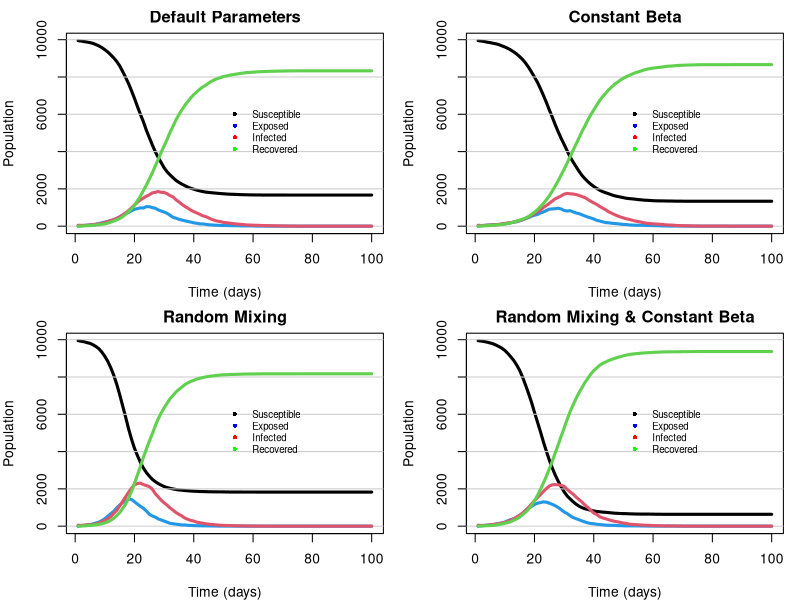

Recreate this plot in R.
# Jackson Cramer (s2274544), Maximillian McCourt (s2145762), Natalia Montalvo Cabornero (s1969053)

# Our group worked collaboratively on the development and optimisation of all exercises.
# Although tasks were divided among us, we maintained a balanced workload through 
# regular code reviews, debugging sessions, and problem-solving meetings.
# Jackson focused on the plotting functions and household creation. 
# Max focused on implementing the nseir function.
# Natalia focused on the get.net function and commenting.



######### GENERAL DESCRIPTION #########

# This project extends the SEIR (Susceptible-Exposed-Infectious-Recovered) disease 
# model by incorporating household and social network structures. Individuals are 
# grouped into households and connected through probabilistic contact networks 
# based on sociability parameters. The model simulates disease transmission through 
# household, network, and random interactions to study how social structure and 
# individual variability affect epidemic dynamics.


######### CONTACT NETWORK MODEL ##########

# get.net() function constructs a contact network model among individuals.
# Links between individuals are formed probabilistically according to their
# sociability parameters (beta), excluding any individuals in the same household 
# (h). The output is a list where the i-th element contains the indices of person 
# i’s regular contacts.
get.net <- function(beta,h,nc=15){
  
  # Inputs:
  #   beta - vector of sociability parameters for each individual
  #   h - vector of household IDs for each individual
  #   nc - average number of contacts per person
  
  # Locally define population size
  n <- length(beta)
  
  # Initialise an empty contact list for all individuals
  contacts <- vector("list", n)
  
  # Compute the coefficient of our contact network formula
  coeff <- nc/(mean(beta)**2 * (n - 1))
  
  # Loop through all individuals to create network links
  for (i in 1:(n-1)){
    
    # For individual i, define all possible contacts of individuals i+1 to n
    # who are not in the same household (as previous links have already been generated)
    non_h <- h[(i+1):n] != h[i] 
    poss_links <- c((i+1):n)[non_h] 
    
    # Extract beta values (sociability parameters) for potential contacts
    beta_poss_links <- beta[poss_links]
    
    # Compute the probabilities of forming a contact between individual i and others using contact network formula
    prob_betas <- coeff*beta[i]*beta_poss_links
    
    # Generate links based on the assigned contact probabilities
    link_idx <- rbinom(length(prob_betas), 1, prob_betas) == 1
    links <- poss_links[link_idx]
    
    # Store the link in the i-th person's contact list
    contacts[[i]] <- c(contacts[[i]], links)
    
    # Append link with i-th person to the j-th person's contact list
    for (j in links) {
      contacts[[j]] <- c(contacts[[j]], i)
    }
  }
  
  # Return the full contact network as list
  return(contacts)
}


#########  SEIR MODEL  ##########

# nseir() function simulates a disease model over time in a population with 
# household and network-based social structure. Each individual is in one of four 
# states: Susceptible (S=0), Exposed (E=1), Infected (I=2), or Recovered (R=3). 
# The function uses constant daily probabilites for transitions from state E to I 
# and state I to R. For moving individuals from state S to E, we determine exposure 
# of susceptibles to the infectious population in state I by using the household 
# and regular contact networks previously defined. As a final method of exposure, 
# irrespective of household or regular network relations, we generate a daily probability 
# of exposure between each infected (I) and each susceptible (S) individual.
nseir <- function(beta,h,alink,alpha=c(.1,.01,.01),delta=.2,gamma=.4,nc=15, nt = 100,pinf = .005){
  
  # Inputs:
  #   beta - vector of sociability parameters for each individual
  #   h -  vector of household IDs for each individual
  #   alink - list defining the regular contacts of each person
  #   alpha - vector of household, regular network and random mixing parameters
  #   delta - daily probability of moving from state I to state R
  #   gamma - daily probability of moving from state E to state I
  #   nc - average number of contacts per person
  #   nt -  total number of days of simulation
  #   pinf - proportion of initial population to randomly start in the I state
  
  # Locally define population size
  n <- length(beta)
  
  # Defining alpha parameters
  alpha_h <- alpha[1] # Household parameter
  alpha_c <- alpha[2] # Contact network parameter
  alpha_r <- alpha[3] # Random daily mixing parameter
  
  # Recalling susceptible S=0, initialise total population as vector of zeros
  x <- rep(0, n)
  
  # Initialise infected individuals at random (using pinf input)
  x[sample(n, max(1,round(n*pinf)))] <- 2 # Use max() to ensure at least 1 person is initialised as infected
  
  # Initialise SEIR population counts for each day
  S <- E <- I <- R <- rep(0,nt)
  S[1] <- sum(x == 0) # Initialise population of susceptible individuals on day 1
  I[1] <- sum(x == 2) # Initialise population of infectious individuals on day 1
  
  # Compute the coefficient of our random daily mixing formula
  coeff <- (alpha_r*nc)/(mean(beta)^2 * (n-1))
  
  # Loop over days
  for (t in 2:nt){
    
    # Generate a random deviates for each individual for mutually exclusive transitions from states I to R and E to I
    u <- runif(n)
    x[x==2 & u<delta] <- 3 # Infectious to recovered state
    x[x==1 & u<gamma] <- 2 # Exposed to infectious state
    
    # Determine IDs of currently infectious population
    current_I <- which(x==2)
    
    # Ensure there is a current infectious population
    if (length(current_I) > 0) { 
      
      # HOUSEHOLD TRANSMISSION
      # Count infectious individuals per household using tabulate(), then map counts to each person
      num_I_h <- tabulate(h[x==2], nbins=max(h))[h]
      
      # Find indices of susceptible individuals living in households with infectious individuals
      sus_I_h <- which(x==0 & num_I_h>0)
      
      # Generate probabilities of each susceptible person becoming exposed using alpha_h parameter, adjusting for number of infectious people in household
      probs_h <- 1 - (1 - alpha_h)^num_I_h[sus_I_h]
      
      # Update population x for susceptible individuals who get exposed based on these generated probabilities
      x[sus_I_h[runif(length(sus_I_h)) < probs_h]] <- 1
      
      # CONTACT NETWORK TRANSMISSION
      # Combine all infectious individuals’ contact lists into one vector
      contacts_I <- unlist(alink[which(x==2)])
      
      # Count how many infectious contacts each person has with tabulate()
      num_I_c <- tabulate(contacts_I, nbins=length(x))
      
      # Identify indices of susceptible individuals in contact with at least one infectious person
      sus_w_I_c <- which(x==0 & num_I_c>0)
      
      # Generate probabilities of each susceptible person becoming exposed using alpha_c parameter, adjusting for number of infectious people in the susceptible individuals' contact network
      probs_c <- 1 - (1 - alpha_c)^num_I_c[sus_w_I_c]
      
      # Update population x for susceptible individuals who get exposed based on these generated probabilities
      x[sus_w_I_c[runif(length(sus_w_I_c)) < probs_c]] <- 1
      
      # RANDOM DAILY MIXING TRANSMISSION
      # Indices of susceptible individuals
      current_S <- which(x==0)
      
      # Ensure there is a current susceptible population
      if (length(current_S) > 0) {
        # Use outer() function to create all pairwise products of beta parameters for susceptible–infectious pairs
        beta_matrix <- outer(beta[current_S], beta[current_I])
        
        # Calculate probabilities of each susceptible avoiding infection from each infectious individual using random daily mixing formula
        prob_matrix_r <- 1 - coeff * beta_matrix
        
        # Combine row-wise to find total probability of each susceptible individual avoiding infection from all infectious individuals
        prob_not <- apply(prob_matrix_r, 1, prod)
        
        # Convert to infection probabilities for each susceptible
        probs_r <- 1 - prob_not
        
        # Update population x for susceptible individuals who get exposed based on these generated probabilities
        x[current_S[runif(length(current_S)) < probs_r]] <- 1
      }
    }
    
    # Record SEIR population for day t
    S[t] <- sum(x==0)
    E[t] <- sum(x==1)
    I[t] <- sum(x==2)
    R[t] <- sum(x==3)
  }
  
  # Return list of each SEIR population count from day 1 to day nt
  return(list(S=S,E=E,I=I,R=R,t=1:nt))
}


#########  VISUALISATION OF DISEASE MODEL ##########

## --- Plotting function --- ##

# plot_dynamics() function visualises the simulated evolution of the SEIR states 
# over time as a line plot, with each line in the plot coloured by their 
# corresponding SEIR state.
plot_dynamics <- function(pop_states, title=""){
  
  # Inputs:
  #   pop_states - population state counts as produced by nseir() function
  #   title - desired plot title
  
  # Calculate highest population among groups for consistent axis scaling
  ymax <- max(c(pop_states$S, pop_states$E, pop_states$I, pop_states$R))
  
  # Initialise plot and susceptible population over time as a black line
  plot(pop_states$S,ylim=c(0,ymax), type="l", lwd=3, xlab="Time (days)", ylab="Population", main=title)
  
  # Add horizontal grid lines at axis tick marks for easier visualisation
  abline(h=axTicks(2), col="gray80")
  
  # Plot remaining SEIR groups as unique colored lines
  lines(pop_states$E, col=4, lwd=3) # E - blue
  lines(pop_states$I, col=2, lwd=3) # I - red
  lines(pop_states$R, col=3, lwd=3) # R - green
  
  # Add legend to identify which line corresponds to which SEIR group
  legend(x=length(pop_states$R)/2, y=ymax/1.5,
         legend=c("Susceptible", "Exposed", "Infected", "Recovered"),
         col=c("black", "blue", "red", "green"),
         lty=NA, lwd=2,
         pch=16,
         cex=0.7, bty="n")
}


## --- Distribution into households --- ##

# Define the population size and create the household and social 
# network structure. By generating these networks, this will enable us to model how 
# social structure influences the spread of infectious diseases.

n <- 10000 # Total population size
h_max <- 5 # Maximum number of people per household

# Randomly assign each person to a household of size 1 to h_max.
# Household IDs are repeated to give varying sizes, then shuffled
# to create an n-length vector representing a heterogeneous 
# household structure.
h <- rep(1:n, sample(1:h_max, n, replace=TRUE))[1:n] |> sample()

## --- Comparing Different Disease Model Scenarios --- ##

# Simulate and compare four scenarios to investigate the effects of household and contact network structure, 
# as well as the effect of individual variability in sociability (beta).

# First initialise a 'sociability' parameter (a random number between 0 and 1) for each individual
beta <- runif(n, 0, 1)

# Using get.net() function, create regular network of contacts between each individual
alink <- get.net(beta,h)

# 1. Default Parameters
# Simulate disease model with default parameters for household structure, network contacts, and random mixing
def_params <- nseir(beta,h,alink)

# 2. Random Mixing
# Simulate disease model by removing household and regular network structure,
# while keeping average initial infections per day the same for each person
# To do so, set alpha_h and alpha_c to 0, while setting alpha_r to .04
random_mixing <- nseir(beta, h, alink, alpha=c(0,0,.04))

# 3. Constant Beta
# Simulate disease model using default parameters, but assigning each person the same 
# sociability parameter, which is the average of our previously defined beta parameters
avg_beta <- rep(mean(beta), length(beta))
constant_beta <- nseir(avg_beta,h,alink)

# 4. Random Mixing & Constant Beta
# Simulate disease model by combining the conditions of the previous two simulations (random mixing and constant beta)
random_mixing_constant_beta <- nseir(avg_beta,h,alink, alpha=c(0,0,.04))


## --- Plotting the Four Simulations --- ##

# Set plotting layout/margins for disease model plots
par(mfcol=c(2,2), mar=c(4,4,2,1))

# Define list of plots and corresponding vector of titles
plots <- list(def_params, random_mixing, constant_beta, random_mixing_constant_beta)
titles <- c("Default Parameters", "Random Mixing", "Constant Beta", "Random Mixing & Constant Beta")

# Loop through each simulation and plot their disease model dynamics
for (i in seq_along(plots)) {
  plot_dynamics(plots[[i]], titles[i])
}

## --- Comments --- ##

# By including household structure and regular contact network, we notice that
# there appears to be a negligible difference between the final population of 
# susceptible and recovered individuals. However, there is a greater rate of change 
# in the population states in our 'Random Mixing' plot (when we have no 
# household or regular contact network structures) than in our 'Default 
# Parameters' plot. This is not what was originally expected, as one would assume 
# the greater number of possible routes to exposure in the 'Default Parameters' 
# simulation would lead to a greater maximum rate of infection. However, this 
# unexpected behaviour could be a result of the 'Random Mixing' plot using a higher 
# alpha_r random mixing parameter (0.04) than our 'Default Parameters' plot of 
# alpha_r, using 0.01. This suggests that simulations with higher random mixing 
# parameter alpha_r may lead to a greater maximum infection rate regardless of 
# household structures or regular contact networks.

# We also note that the random mixing simulation has a greater maximum rate of 
# change in population states when beta (our 'sociability' parameter) is constant, 
# which is consistent with our previous findings. However, when using constant beta 
# for all individuals, we note that our simulation with no household or regular 
# contact network structures, displayed in  the 'Random Mixing & Constant Beta' 
# plot, results in a higher final recovered population and lower remaining 
# susceptible population than our simulation with the household and contact network 
# structures, as shown in the 'Constant Beta' plot. This indicates that by assuming 
# an equal level of 'sociability' of all individuals, a greater number of the 
# population transition through all states from susceptible to recovered, and there 
# exist less individuals remaining as susceptible by the end of the simulation.

# Link to github repo: 
